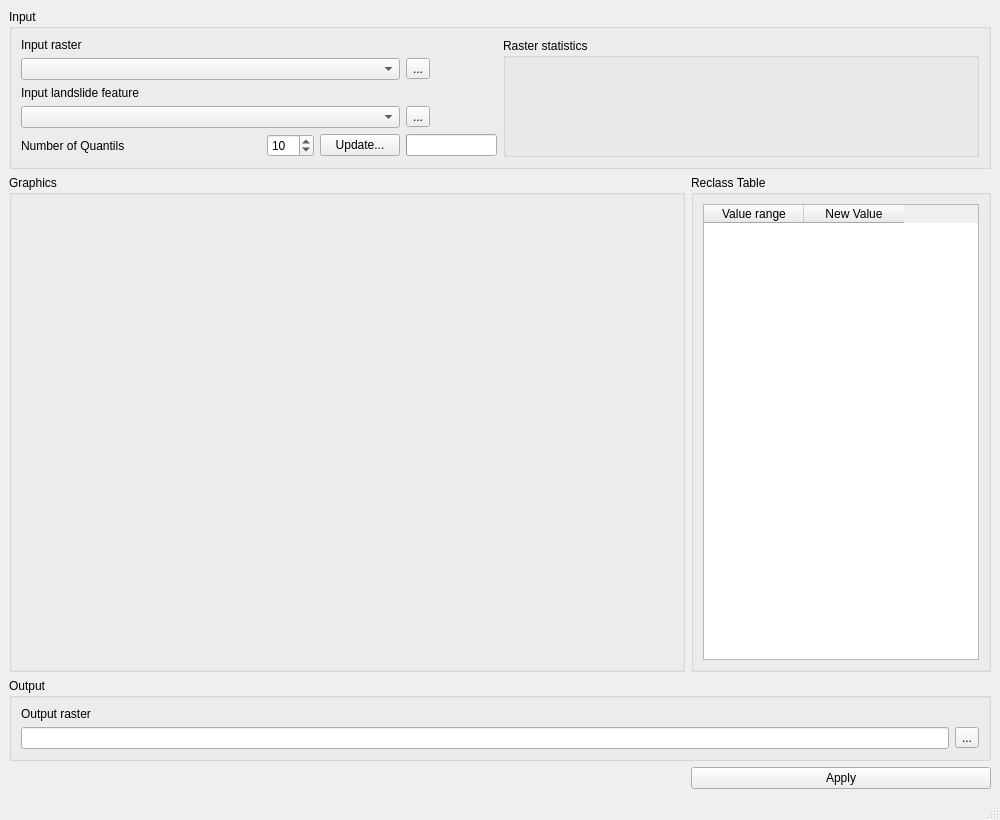
<?xml version="1.0" encoding="UTF-8"?>
<ui version="4.0">
 <class>SensitivityReclass</class>
 <widget class="QMainWindow" name="SensitivityReclass">
  <property name="geometry">
   <rect>
    <x>0</x>
    <y>0</y>
    <width>1000</width>
    <height>820</height>
   </rect>
  </property>
  <property name="windowTitle">
   <string>Sensitivity Reclassification</string>
  </property>
  <widget class="QWidget" name="centralwidget">
   <layout class="QGridLayout" name="gridLayout">
    <item row="5" column="1">
     <widget class="QPushButton" name="applyPushButton">
      <property name="text">
       <string>Apply</string>
      </property>
     </widget>
    </item>
    <item row="1" column="1">
     <widget class="QGroupBox" name="reclassTableGroupBox">
      <property name="maximumSize">
       <size>
        <width>300</width>
        <height>16777215</height>
       </size>
      </property>
      <property name="title">
       <string>Reclass Table</string>
      </property>
      <layout class="QHBoxLayout" name="horizontalLayout_2">
       <item>
        <layout class="QGridLayout" name="reclassTableGroupBoxGridLayout">
         <item row="0" column="0">
          <widget class="QTableWidget" name="reclassTableTableWidget">
           <column>
            <property name="text">
             <string>Value range</string>
            </property>
           </column>
           <column>
            <property name="text">
             <string>New Value</string>
            </property>
           </column>
          </widget>
         </item>
        </layout>
       </item>
      </layout>
     </widget>
    </item>
    <item row="1" column="0">
     <widget class="QGroupBox" name="graphicGroupBox">
      <property name="title">
       <string>Graphics</string>
      </property>
      <layout class="QVBoxLayout" name="verticalLayout">
       <item>
        <layout class="QGridLayout" name="graphicsGroupBoxGridLayout"/>
       </item>
      </layout>
     </widget>
    </item>
    <item row="2" column="0" colspan="2">
     <widget class="QGroupBox" name="outputGroupBox">
      <property name="title">
       <string>Output</string>
      </property>
      <layout class="QVBoxLayout" name="verticalLayout_2">
       <item>
        <layout class="QGridLayout" name="outputGroupBoxGridLayout" rowstretch="0,0" columnstretch="1,0">
         <item row="0" column="0">
          <widget class="QLabel" name="outputRasterLabel">
           <property name="text">
            <string>Output raster </string>
           </property>
          </widget>
         </item>
         <item row="1" column="1">
          <widget class="QToolButton" name="outputRasterToolButton">
           <property name="text">
            <string>...</string>
           </property>
          </widget>
         </item>
         <item row="1" column="0">
          <widget class="QLineEdit" name="outputRasterLineEdit"/>
         </item>
        </layout>
       </item>
      </layout>
     </widget>
    </item>
    <item row="0" column="0" colspan="2">
     <widget class="QGroupBox" name="inputGroupBox">
      <property name="title">
       <string>Input</string>
      </property>
      <layout class="QGridLayout" name="gridLayout_3">
       <item row="0" column="0">
        <layout class="QGridLayout" name="inputBoxgridLayout" columnstretch="1,0,0,0">
         <property name="leftMargin">
          <number>0</number>
         </property>
         <property name="verticalSpacing">
          <number>6</number>
         </property>
         <item row="4" column="1">
          <widget class="QSpinBox" name="quantileSpinBox">
           <property name="maximum">
            <number>100</number>
           </property>
           <property name="value">
            <number>10</number>
           </property>
          </widget>
         </item>
         <item row="4" column="0">
          <widget class="QLabel" name="quantilsLabel">
           <property name="text">
            <string>Number of Quantils</string>
           </property>
          </widget>
         </item>
         <item row="4" column="2">
          <widget class="QPushButton" name="updatePushButton">
           <property name="text">
            <string>Update...</string>
           </property>
          </widget>
         </item>
         <item row="2" column="0" colspan="2">
          <widget class="QLabel" name="inputFeatureLabel">
           <property name="text">
            <string>Input landslide feature</string>
           </property>
          </widget>
         </item>
         <item row="0" column="0" colspan="2">
          <widget class="QLabel" name="inputRasterLabel">
           <property name="text">
            <string>Input raster</string>
           </property>
          </widget>
         </item>
         <item row="3" column="0" colspan="3">
          <widget class="QComboBox" name="inputFeatureComboBox"/>
         </item>
         <item row="1" column="3">
          <widget class="QToolButton" name="inputRasterToolButton">
           <property name="text">
            <string>...</string>
           </property>
          </widget>
         </item>
         <item row="4" column="3">
          <widget class="QProgressBar" name="updateProgressBar">
           <property name="maximum">
            <number>100</number>
           </property>
           <property name="value">
            <number>-1</number>
           </property>
          </widget>
         </item>
         <item row="1" column="0" colspan="3">
          <widget class="QComboBox" name="inputRasterComboBox"/>
         </item>
         <item row="3" column="3">
          <widget class="QToolButton" name="inputFeatureToolButton">
           <property name="text">
            <string>...</string>
           </property>
          </widget>
         </item>
        </layout>
       </item>
       <item row="0" column="1">
        <widget class="QGroupBox" name="rasterStatistics">
         <property name="sizePolicy">
          <sizepolicy hsizetype="Expanding" vsizetype="Preferred">
           <horstretch>0</horstretch>
           <verstretch>0</verstretch>
          </sizepolicy>
         </property>
         <property name="minimumSize">
          <size>
           <width>300</width>
           <height>0</height>
          </size>
         </property>
         <property name="title">
          <string>Raster statistics</string>
         </property>
         <layout class="QVBoxLayout" name="verticalLayout_3">
          <item>
           <layout class="QGridLayout" name="rasterStatisticsGridLayout"/>
          </item>
         </layout>
        </widget>
       </item>
      </layout>
     </widget>
    </item>
   </layout>
  </widget>
  <widget class="QMenuBar" name="menubar">
   <property name="geometry">
    <rect>
     <x>0</x>
     <y>0</y>
     <width>1000</width>
     <height>22</height>
    </rect>
   </property>
  </widget>
  <widget class="QStatusBar" name="statusbar"/>
 </widget>
 <resources/>
 <connections/>
</ui>
